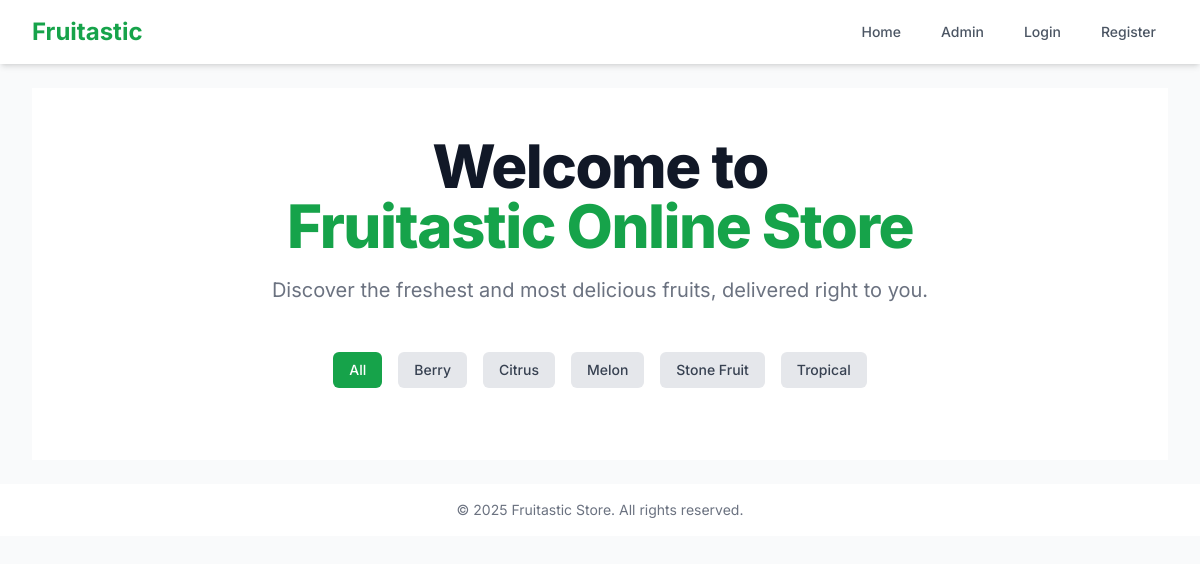
Before: / with the older database file.
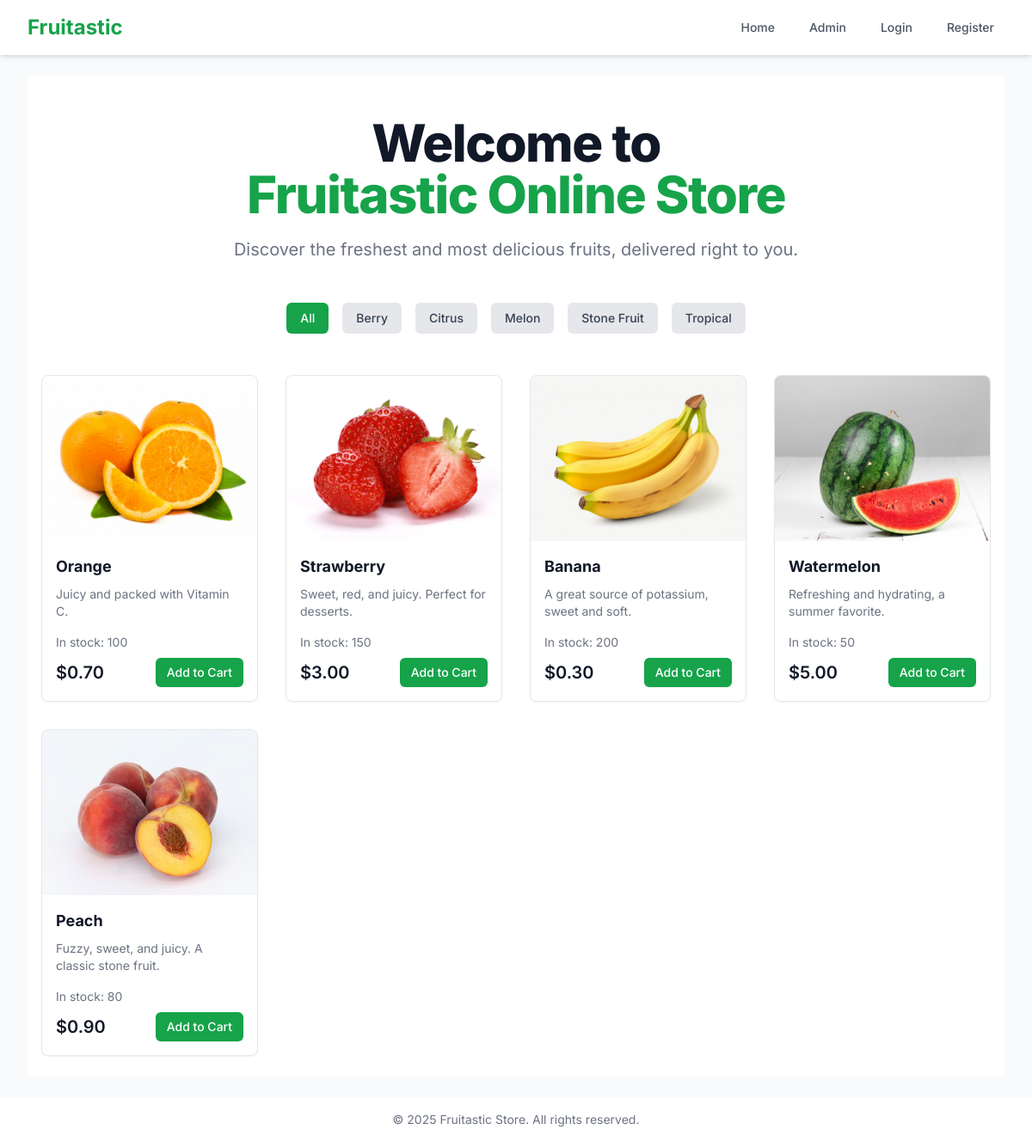
After: the same page with the newer database file.
### tables this page shows
CREATE TABLE
    `categories` (
        `catId` int (11) NOT NULL AUTO_INCREMENT,
        `category` varchar(50) NOT NULL,
        PRIMARY KEY (`catId`)
    );

CREATE TABLE
    `fruits` (
        `frId` int (11) NOT NULL AUTO_INCREMENT,
        `catId` int (11) NOT NULL,
        `name` varchar(255) NOT NULL,
        `description` text NOT NULL,
        `qty` int (11) NOT NULL DEFAULT 0,
        `price` decimal(10, 2) NOT NULL,
        `image` varchar(255) DEFAULT NULL,
        `regDate` timestamp NOT NULL DEFAULT CURRENT_TIMESTAMP,
        PRIMARY KEY (`frId`),
        KEY `catId` (`catId`),
        CONSTRAINT `fruits_ibfk_1` FOREIGN KEY (`catId`) REFERENCES `categories` (`catId`) ON DELETE CASCADE ON UPDATE CASCADE
    );

### app/controllers/FruitController.php (called while the page is built, shortened)
<?php
class FruitController extends Controller
{
    private $fruitModel;
    private $categoryModel;
    public function __construct($connection)
    {
        $this->connection = $connection;
        $this->fruitModel = new Fruit($this->connection);
        $this->categoryModel = new Category($this->connection);
    }
    public function index()
    {
        $categories = $this->categoryModel->getAll();
        $selectedCategory = $_GET['category'] ?? null;
        $fruits = $this->fruitModel->getAll($selectedCategory);
        require __DIR__ . '/../views/home/index.php';
    }
}

### app/models/Category.php (called while the page is built, shortened)
<?php
class Category
{
    private $connection;
    public function __construct(PDO $connection)
    {
        $this->connection = $connection;
    }
    public function getAll(): array
    {
        $query = "SELECT * FROM categories ORDER BY category ASC";
        $stmt = $this->connection->prepare($query);
        $stmt->execute();
        return $stmt->fetchAll(PDO::FETCH_ASSOC);
    }
}

### app/models/Fruit.php (called while the page is built, shortened)
<?php
class Fruit
{
    private $connection;
    public function __construct($connection)
    {
        $this->connection = $connection;
    }
    public function getAll($catId = null)
    {
        $query = "SELECT f.*, c.category
                  FROM fruits f
                  LEFT JOIN categories c ON f.catId = c.catId";
        $query .= " ORDER BY f.regDate DESC";
        $stmt = $this->connection->prepare($query);
        $stmt->execute();
        return $stmt->fetchAll(PDO::FETCH_ASSOC);
    }
}

### app/views/home/index.php (the view, shortened to what this page needs)
<?php require_once __DIR__ . '/../layouts/header.php'; ?>
<div class="bg-white">
    <div class="px-4 pt-12 pb-6">
        <h1 class="text-4xl font-extrabold tracking-tight text-gray-900 sm:text-5xl md:text-6xl text-center">
            <span class="block">Welcome to</span>
            <span class="block text-green-600">Fruitastic Online Store</span>
        </h1>
        <p class="mt-3 max-w-md mx-auto text-base text-gray-500 sm:text-lg md:mt-5 md:text-xl md:max-w-3xl text-center">
            Discover the freshest and most delicious fruits, delivered right to you.
        </p>
    </div>
    <div class="px-4 py-6">
        <div class="flex flex-wrap justify-center items-center gap-4">
            <a href="<?= BASE_PATH ?>"
                class="px-4 py-2 text-sm font-medium rounded-md <?= !isset($_GET['category']) ? 'bg-green-600 text-white' : 'bg-gray-200 text-gray-700' ?> hover:bg-green-500 hover:text-white transition-colors">
                All
            </a>
            <?php foreach ($categories as $category): ?>
                <a href="?category=<?= $category['catId'] ?>"
                    class="px-4 py-2 text-sm font-medium rounded-md <?= (isset($_GET['category']) && $_GET['category'] == $category['catId']) ? 'bg-green-600 text-white' : 'bg-gray-200 text-gray-700' ?> hover:bg-green-500 hover:text-white transition-colors">
                    <?= htmlspecialchars($category['category']) ?>
                </a>
            <?php endforeach; ?>
        </div>
    </div>
    <div class="px-4 py-6 grid grid-cols-1 sm:grid-cols-2 md:grid-cols-3 lg:grid-cols-4 gap-8">
        <?php foreach ($fruits as $fruit): ?>
            <div
                class="group bg-white border border-gray-200 rounded-lg flex flex-col overflow-hidden shadow-sm hover:shadow-xl transition-shadow duration-300">
                <div class="aspect-w-3 aspect-h-2 bg-gray-200 sm:aspect-none sm:h-48 relative">
                    <img src="<?= BASE_PATH . '/storage/images/' . htmlspecialchars($fruit['image'] ?: 'placeholder.png') ?>"
                        alt="<?= htmlspecialchars($fruit['name']) ?>"
                        class="w-full h-full object-center object-cover sm:w-full sm:h-full">
                </div>
                <div class="flex-1 p-4 space-y-2 flex flex-col">
                    <h3 class="text-lg font-bold text-gray-900">
                        <?= htmlspecialchars($fruit['name']) ?>
                    </h3>
                    <p class="text-sm text-gray-500 flex-1"><?= htmlspecialchars($fruit['description']) ?></p>
                    <div class="pt-2">
                        <?php if ($fruit['qty'] > 0 && $fruit['qty'] < 10): ?>
                            <p class="text-sm font-medium text-amber-600">Low stock (only <?= htmlspecialchars($fruit['qty']) ?>
                                left)</p>
                        <?php elseif ($fruit['qty'] > 0): ?>
                            <p class="text-sm text-gray-500">In stock: <?= htmlspecialchars($fruit['qty']) ?></p>
                        <?php endif; ?>
                    </div>
                    <div class="flex justify-between items-center mt-4">
                        <p class="text-xl font-semibold text-gray-900">
                            $<?= htmlspecialchars(number_format($fruit['price'], 2)) ?>
                        </p>
                        <?php if ($fruit['qty'] > 0): ?>
                            <form action="<?= BASE_PATH ?>/cart/add" method="POST">
                                <button type="submit"
                                    class="inline-flex items-center px-3 py-1.5 border border-transparent text-sm font-medium rounded-md shadow-sm text-white bg-green-600 hover:bg-green-700 focus:outline-none focus:ring-2 focus:ring-offset-2 focus:ring-green-500">
                                    Add to Cart
                                </button>
                            </form>
                        <?php endif; ?>
                    </div>
                </div>
            </div>
        <?php endforeach; ?>
    </div>
</div>
<?php require_once __DIR__ . '/../layouts/footer.php'; ?>

### index.php (shortened to what this page needs)
<?php
$connection = Database::getInstance();
$request_uri = strtok($_SERVER['REQUEST_URI'], '?');
$base_path_len = strlen(BASE_PATH);
if (substr($request_uri, 0, $base_path_len) === BASE_PATH) {
    $route = substr($request_uri, $base_path_len);
} else {
    $route = $request_uri;
}
$route = trim($route, '/');
$parts = explode('/', $route);
$controllerName = "Fruit";
$action = "index";
$params = [];
if ($controllerName === 'Admin') {
    $action = $parts[1] ?? 'index';
    $admin_auth_actions = ['login', 'authenticate', 'logout'];
    if (in_array($action, $admin_auth_actions)) {
        $controllerName = 'Admin';
        $params = array_slice($parts, 2);
    } else {
        $controllerName = 'Fruit';
        $action = ($action === 'index') ? 'admin' : $action;
        $params = array_slice($parts, 2);
    }
} else {
    $params = array_slice($parts, 2);
}
$controllerClass = "App\\Controllers\\" . $controllerName . "Controller";
if (class_exists($controllerClass)) {
    $controller = new $controllerClass($connection);
    if (method_exists($controller, $action)) {
        call_user_func_array([$controller, $action], $params);
    } else {
        http_response_code(404);
        echo "404 Not Found - Action '{$action}' not found in controller '{$controllerName}'.";
    }
} else {
    http_response_code(404);
    echo "404 Not Found - Controller '{$controllerClass}' not found.";
}

### app/views/layouts/header.php (shortened to what this page needs)
<!DOCTYPE html>
<html lang="en">
<head>
    <script src="https://cdn.tailwindcss.com"></script>
</head>
<body class="bg-gray-50">
    <nav class="bg-white shadow-md">
        <div class="max-w-7xl mx-auto px-4 sm:px-6 lg:px-8">
            <div class="flex justify-between items-center h-16">
                <div class="flex-shrink-0">
                    <a href="<?= BASE_PATH ?>" class="text-2xl font-bold text-green-600">Fruitastic</a>
                </div>
                <div class="hidden md:block">
                    <div class="ml-10 flex items-baseline space-x-4">
                        <a href="<?= BASE_PATH ?>" class="text-gray-600 hover:bg-green-600 hover:text-white px-3 py-2 rounded-md text-sm font-medium">Home</a>
                        <?php if (!isset($_SESSION['admin_id'])): ?>
                            <a href="<?= BASE_PATH ?>/admin" class="text-gray-600 hover:bg-green-600 hover:text-white px-3 py-2 rounded-md text-sm font-medium">Admin</a>
                        <?php endif; ?>
                        <?php if (isset($_SESSION['user_id'])): ?>
                            <a href="<?= BASE_PATH ?>/cart" class="text-gray-600 hover:bg-green-600 hover:text-white px-3 py-2 rounded-md text-sm font-medium">Cart</a>
                            <a href="<?= BASE_PATH ?>/auth/logout" class="text-gray-600 hover:bg-green-600 hover:text-white px-3 py-2 rounded-md text-sm font-medium">Logout</a>
                        <?php else: ?>
                            <a href="<?= BASE_PATH ?>/auth/login" class="text-gray-600 hover:bg-green-600 hover:text-white px-3 py-2 rounded-md text-sm font-medium">Login</a>
                            <a href="<?= BASE_PATH ?>/auth/register" class="text-gray-600 hover:bg-green-600 hover:text-white px-3 py-2 rounded-md text-sm font-medium">Register</a>
                        <?php endif; ?>
                    </div>
                </div>
            </div>
        </div>
    </nav>
    <main class="max-w-7xl mx-auto py-6 sm:px-6 lg:px-8">

### app/views/layouts/footer.php
</main>
<footer class="bg-white">
    <div class="max-w-7xl mx-auto py-4 px-4 sm:px-6 lg:px-8">
        <p class="text-center text-sm text-gray-500">
            &copy; <?php echo date('Y'); ?> Fruitastic Store. All rights reserved.
        </p>
    </div>
</footer>
</body>
</html>

### app/views/layouts/header.php (style rules this page uses)
body { font-family: 'Inter', sans-serif; }

Changed rows visible on the page:
added fruits: image (picture), name "Orange", description "Juicy and packed with Vitamin C.", qty "100", price "0.70"
added fruits: image (picture), name "Strawberry", description "Sweet, red, and juicy. Perfect for desserts.", qty "150", price "3.00"
added fruits: image (picture), name "Banana", description "A great source of potassium, sweet and soft.", qty "200", price "0.30"
added fruits: image (picture), name "Watermelon", description "Refreshing and hydrating, a summer favorite.", qty "50", price "5.00"
added fruits: image (picture), name "Peach", description "Fuzzy, sweet, and juicy. A classic stone fruit.", qty "80", price "0.90"
